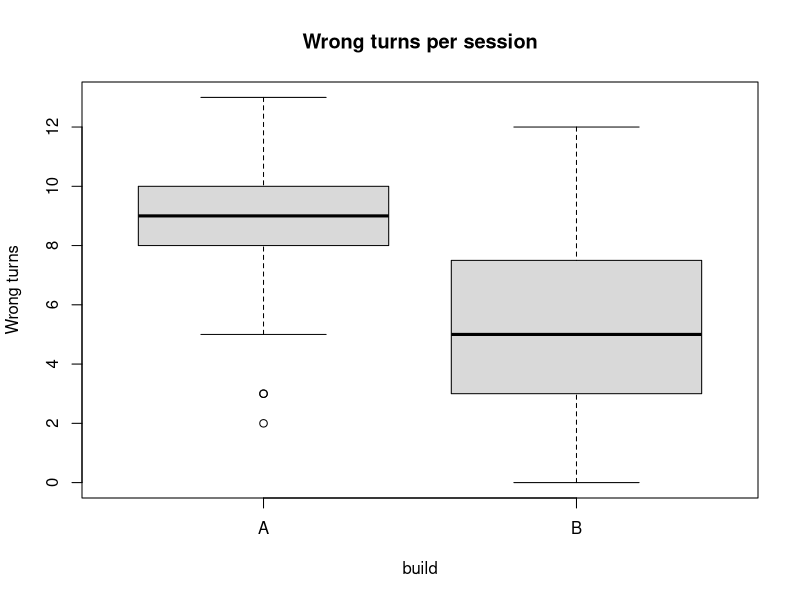
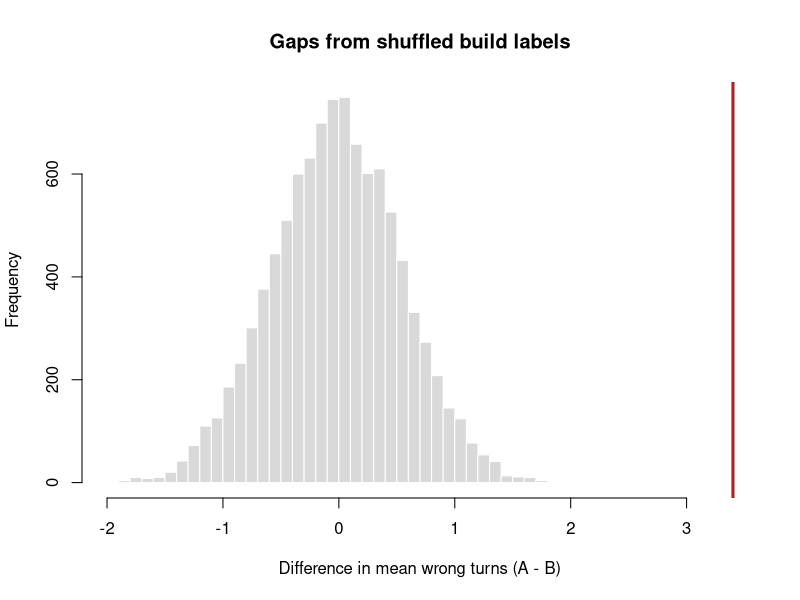
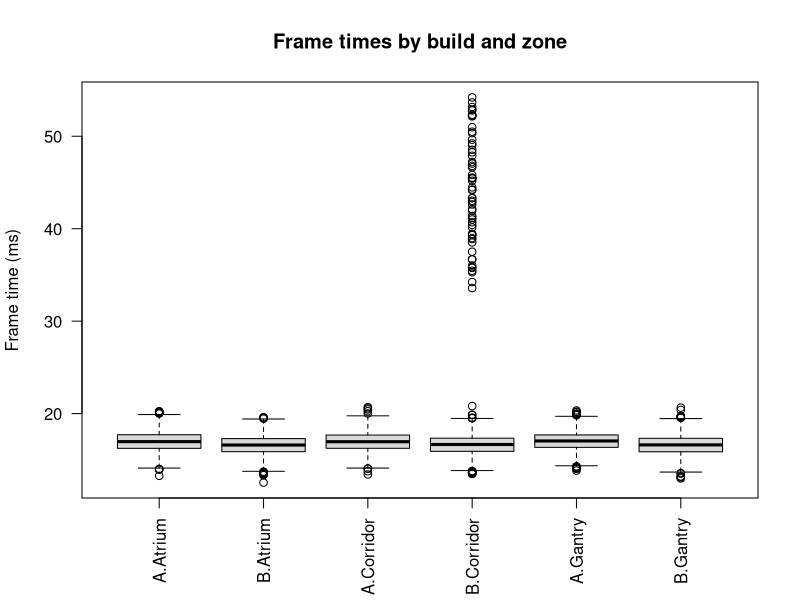

Reproduce these figures in R, in order.
## ---- chunk 1
#| label: setup
library(readr)
library(dplyr)

sessions <- read_csv("data/tidebreak_sessions.csv", show_col_types = FALSE)
paired   <- read_csv("data/tidebreak_paired.csv", show_col_types = FALSE)
frames   <- read_csv("data/tidebreak_frame_times.csv", show_col_types = FALSE)
raw      <- read_csv("data/tidebreak_sessions_raw.csv",
                     trim_ws = FALSE, show_col_types = FALSE)

nrow(raw)
nrow(sessions)
nrow(paired)
## ---- chunk 2
#| label: ex01
nrow(raw) - nrow(distinct(raw))

raw |> count(session_id) |> filter(n > 1)
## ---- chunk 3
#| label: ex02
colSums(is.na(raw))
## ---- chunk 4
#| label: ex03
raw |> count(cohort)

clean <- raw |>
  distinct() |>
  mutate(cohort = tolower(trimws(cohort)))

clean |> count(cohort)
nrow(clean)
## ---- chunk 5
#| label: ex04
clean |>
  filter(is.na(session_minutes) | is.na(deaths)) |>
  select(session_id, build, quit_reason, session_minutes, deaths) |>
  arrange(build, quit_reason)
## ---- chunk 6
#| label: ex04-check
#| echo: false
blank_min <- clean[is.na(clean$session_minutes), ]
blank_dth <- clean[is.na(clean$deaths), ]
stopifnot(all(blank_min$build == "A"), all(blank_min$quit_reason == "Frustrated"),
          length(unique(blank_dth$quit_reason)) > 1)
## ---- chunk 7
#| label: ex05
clean |>
  group_by(build) |>
  summarise(median_minutes = median(session_minutes, na.rm = TRUE),
            missing        = sum(is.na(session_minutes)))

clean |>
  filter(build == "A", quit_reason == "Frustrated") |>
  summarise(recorded = sum(!is.na(session_minutes)),
            median_minutes = median(session_minutes, na.rm = TRUE))

sum(complete.cases(clean))   # what "drop every incomplete row" would leave
## ---- chunk 8
#| label: ex05-numbers
#| include: false
recorded_a_frustrated <- clean$session_minutes[clean$build == "A" &
                                                 clean$quit_reason == "Frustrated"]
## ---- chunk 9
#| label: part-a-bridge
identical(clean$session_id, sessions$session_id)
sum(is.na(sessions$session_minutes))
sum(is.na(sessions$deaths))
## ---- chunk 10
#| label: ex06
sessions |>
  group_by(build) |>
  summarise(n      = n(),
            mean   = mean(wrong_turns),
            median = median(wrong_turns),
            sd     = sd(wrong_turns),
            iqr    = IQR(wrong_turns))
## ---- chunk 11
#| label: ex06b
#| fig-alt: "Two boxplots of wrong turns per session. Build A's box sits around 8 to 10; Build B's is lower, around 3 to 7.5."
boxplot(wrong_turns ~ build, data = sessions, col = "grey85",
        main = "Wrong turns per session", ylab = "Wrong turns")
## ---- chunk 12
#| label: ex07
result <- t.test(wrong_turns ~ build, data = sessions)
result

result$estimate
result$conf.int
result$p.value
## ---- chunk 13
#| label: ex08
#| fig-alt: "Bell-shaped histogram of shuffled gaps in mean wrong turns, centred on zero and running from about minus 2 to plus 2, with a red line at the observed gap of 3.4 far to the right of every bar."
gap <- function(y, g) mean(y[g == "A"]) - mean(y[g == "B"])

observed <- gap(sessions$wrong_turns, sessions$build)
set.seed(1)
shuffled <- replicate(10000, gap(sessions$wrong_turns, sample(sessions$build)))

observed
max(abs(shuffled))
mean(abs(shuffled) >= abs(observed))   # the shuffle's p-value

hist(shuffled, breaks = 40, col = "grey85", border = "white",
     xlim = range(c(shuffled, observed)),
     main = "Gaps from shuffled build labels",
     xlab = "Difference in mean wrong turns (A - B)")
abline(v = observed, col = "firebrick", lwd = 3)
## ---- chunk 14
#| label: ex09
paired_test   <- t.test(paired$wrong_turns_a, paired$wrong_turns_b, paired = TRUE)
unpaired_test <- t.test(paired$wrong_turns_a, paired$wrong_turns_b)

paired_test$conf.int
unpaired_test$conf.int

diff(paired_test$conf.int)
diff(unpaired_test$conf.int)
## ---- chunk 15
#| label: ex10
enjoy <- t.test(enjoyment ~ build, data = sessions)
items <- t.test(items_collected ~ build, data = sessions)

enjoy$conf.int
items$conf.int

sessions |> summarise(mean_items = mean(items_collected))
## ---- chunk 16
#| label: ex11-setup
#| include: false
tt_min  <- t.test(session_minutes ~ build, data = sessions)
not_fr  <- sessions[sessions$quit_reason != "Frustrated", ]
tt_nf   <- t.test(session_minutes ~ build, data = not_fr)
fr_med  <- tapply(sessions$session_minutes[sessions$quit_reason == "Frustrated"],
                  sessions$build[sessions$quit_reason == "Frustrated"], median)
stopifnot(tt_min$p.value < 0.05, diff(tt_min$estimate) > 0,
          tt_nf$p.value > 0.2, abs(diff(fr_med)) < 1)
## ---- chunk 17
#| label: ex11
not_frustrated <- sessions |> filter(quit_reason != "Frustrated")
t.test(session_minutes ~ build, data = not_frustrated)

sessions |>
  filter(quit_reason == "Frustrated") |>
  group_by(build) |>
  summarise(n = n(), median_minutes = median(session_minutes))
## ---- chunk 18
#| label: ex12
per_player <- sessions |>
  group_by(player_id, build) |>
  summarise(wrong_turns = mean(wrong_turns), .groups = "drop")
player_test <- t.test(wrong_turns ~ build, data = per_player)

player_test$conf.int
result$conf.int
paired_test$conf.int
## ---- chunk 19
#| label: challenge
# 1. Navigation: the question Build B was built to answer
t.test(wrong_turns ~ build, data = sessions)

# 2. Did players stay and finish? Rates per build, then a test for each
outcomes <- sessions |>
  group_by(build) |>
  summarise(n          = n(),
            frustrated = sum(quit_reason == "Frustrated"),
            completed  = sum(completed))
outcomes
prop.test(outcomes$frustrated, outcomes$n)
prop.test(outcomes$completed, outcomes$n)

# 3. Did anything get worse?
t.test(enjoyment ~ build, data = sessions)
t.test(score ~ build, data = sessions)

# 4. Performance, which nobody asked about
frames |>
  group_by(build) |>
  summarise(fps = 1000 / mean(ms), p99 = quantile(ms, 0.99))
## ---- chunk 20
#| label: challenge-plot
#| fig-alt: "Boxplots of frame time for each build and zone. All six boxes sit near 17 ms; only Build B's Corridor has a column of outliers between about 34 and 55 ms."
boxplot(ms ~ build + zone, data = frames, col = "grey85", las = 2,
        main = "Frame times by build and zone", ylab = "Frame time (ms)", xlab = "")
## ---- chunk 21
#| label: challenge-numbers
#| echo: false
wt   <- t.test(wrong_turns ~ build, data = sessions)
enj  <- t.test(enjoyment ~ build, data = sessions)
scr  <- t.test(score ~ build, data = sessions)
comp <- round(100 * tapply(sessions$completed, sessions$build, mean))
fr   <- table(sessions$build, sessions$quit_reason)[, "Frustrated"]
p99  <- round(tapply(frames$ms, frames$build, quantile, 0.99), 1)
fps  <- round(1000 / tapply(frames$ms, frames$build, mean))
pt_fr   <- prop.test(fr, table(sessions$build))
pt_comp <- prop.test(tapply(sessions$completed, sessions$build, sum), table(sessions$build))
slow <- frames[frames$ms > 1000 / 30, ]
p_fmt <- function(p) if (p < 0.001) "p < 0.001" else paste("p =", round(p, 2))

stopifnot(wt$p.value < 0.001, enj$p.value > 0.5, scr$p.value > 0.5,
          all(slow$build == "B"), all(slow$zone == "Corridor"),
          comp[["B"]] > comp[["A"]], fr[["B"]] < fr[["A"]],
          fps[["A"]] == fps[["B"]], p99[["B"]] > p99[["A"]],
          pt_fr$p.value < 0.01, pt_comp$p.value < 0.01)
## ---- chunk 22
#| label: ext-setup
#| include: false
survey     <- read_csv("data/tidebreak_survey.csv", show_col_types = FALSE)
joined_chk <- left_join(survey, select(sessions, session_id, build), by = "session_id")
dis_chk    <- tapply(joined_chk$objective_clear <= 2, joined_chk$build, sum)
pt_chk     <- prop.test(dis_chk, table(joined_chk$build))
stopifnot(nrow(joined_chk) == nrow(survey), !anyNA(joined_chk$build),
          dis_chk[["A"]] > dis_chk[["B"]], pt_chk$p.value < 0.01)
## ---- chunk 23
#| label: ext
survey <- read_csv("data/tidebreak_survey.csv", show_col_types = FALSE)

joined <- survey |>
  left_join(select(sessions, session_id, build), by = "session_id")

nrow(joined)
sum(is.na(joined$build))

disagreed <- joined |>
  group_by(build) |>
  summarise(disagreed = sum(objective_clear <= 2), n = n())
disagreed
prop.test(disagreed$disagreed, disagreed$n)
## ---- chunk 24
#| label: appendix-ttest
t.test(wrong_turns ~ build, data = sessions)
